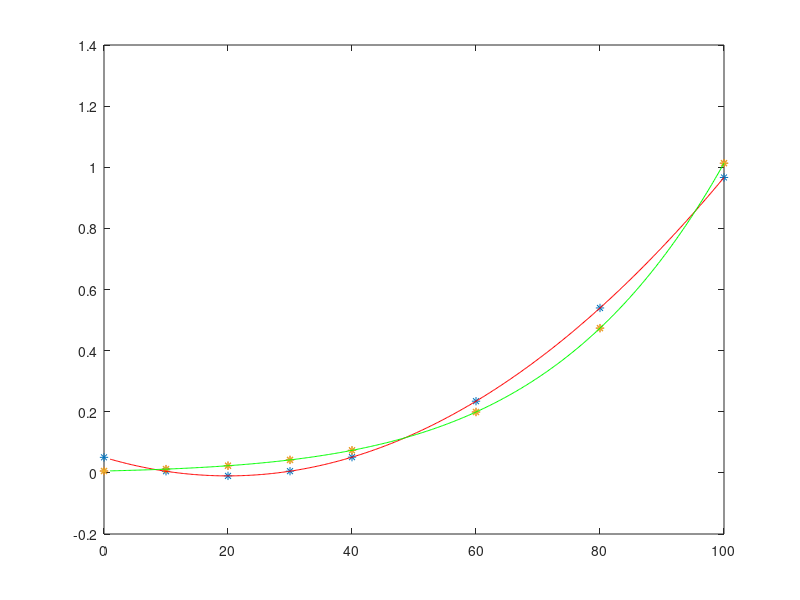

MATLAB code for this plot:
x = [0 10 20 30 40 60 80 100]
y = [0.0061 0.0123 0.0234 0.0424 0.0738 0.1992 0.4736 1.0133]
pol1 = polyfit(x, y, 2);
pol2 = polyfit(x, y, 5);

approx1 = polyval(pol1, 45);
error1 = abs(0.095848 - approx1);
approx1
plot(x, polyval(pol1,x),"*");
hold on
error1

approx2 = polyval(pol2, 45);
error2 = abs(0.095848 - approx2);
plot(x, polyval(pol2,x),"*");
approx2
error2

plot(x,y,"*");
hold on;
interval= 1:0.2:100;
plot(interval,polyval(pol1,interval),'r');
plot(interval,polyval(pol2,interval),'g');

